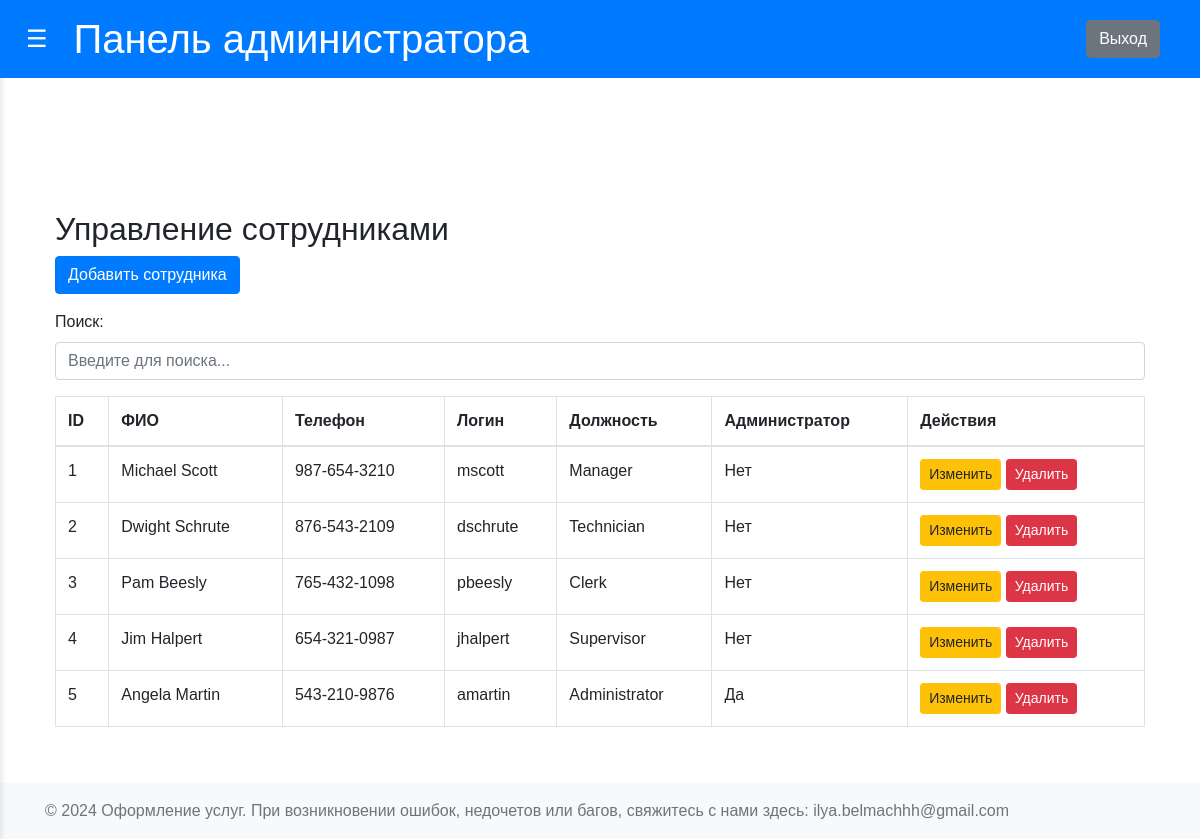
The page /admin/employees (signed in) on the database its author committed.
### app/models.py (models this page shows, shortened)
class Employees(db.Model):
    __tablename__ = 'Employees'
    id = db.Column(db.Integer, primary_key=True)
    post_id = db.Column(db.Integer, db.ForeignKey('Posts.id'))
    full_name = db.Column(db.String(150), nullable=False)
    telephone = db.Column(db.String(50), nullable=False)
    login = db.Column(db.String(150), unique=True, nullable=False)
    password = db.Column(db.String(150), nullable=False)
    is_admin = db.Column(db.Boolean, default=False, nullable=False)
    post = db.relationship('Posts', backref=db.backref('Employees', lazy=True))

class Posts(db.Model):
    __tablename__ = 'Posts'
    id = db.Column(db.Integer, primary_key=True)
    post_name = db.Column(db.String(150), unique=True, nullable=False)

### app/admin/routs.py (the view)
@admin.route('/admin/employees')
def manage_employees():
    if session.get('role') != 'admin':
        return redirect(url_for('users.login'))
    employees = Employees.query.all()
    return render_template('admin/manage_employees.html', employees=employees)

### app/templates/admin/manage_employees.html
{% extends 'admin/dashboard_admin_base.html' %}
{% block content %}
<div class="container mt-4">
    <h2>Управление сотрудниками</h2>
    <a href="{{ url_for('admin.add_employee_form') }}" class="btn btn-primary mb-3">Добавить сотрудника</a>
    <div class="mb-3">
        <label for="searchInput" class="form-label">Поиск:</label>
        <input type="text" id="searchInput" class="form-control" placeholder="Введите для поиска...">
    </div>
    <table class="table table-bordered">
        <thead>
            <tr>
                <th>ID</th>
                <th>ФИО</th>
                <th>Телефон</th>
                <th>Логин</th>
                <th>Должность</th>
                <th>Администратор</th>
                <th>Действия</th>
            </tr>
        </thead>
        <tbody>
            {% for employee in employees %}
            <tr>
                <td>{{ employee.id }}</td>
                <td>{{ employee.full_name }}</td>
                <td>{{ employee.telephone }}</td>
                <td>{{ employee.login }}</td>
                <td>{{ employee.post.post_name }}</td>
                <td>{{ 'Да' if employee.is_admin else 'Нет' }}</td>
                <td>
                    <a href="{{ url_for('admin.edit_employee_form', employee_id=employee.id) }}" class="btn btn-warning btn-sm">Изменить</a>
                    <form action="{{ url_for('admin.delete_employee', employee_id=employee.id) }}" method="POST" style="display:inline;">
                        <button type="submit" class="btn btn-danger btn-sm">Удалить</button>
                    </form>
                </td>
            </tr>
            {% endfor %}
        </tbody>
    </table>
</div>
{% endblock %}

### app/static/css/styles.css (style rules this page uses)
body { font-family: Arial, sans-serif; margin: 0; display: flex; height: 100vh; overflow: hidden; }
main h2 { margin-top: 0; }

### rows shown on the page
Employees: id "1", full_name "Michael Scott", telephone "987-654-3210", login "mscott", post.post_name "Manager", is_admin "Нет"
Employees: id "2", full_name "Dwight Schrute", telephone "876-543-2109", login "dschrute", post.post_name "Technician", is_admin "Нет"
Employees: id "3", full_name "Pam Beesly", telephone "765-432-1098", login "pbeesly", post.post_name "Clerk", is_admin "Нет"
Employees: id "4", full_name "Jim Halpert", telephone "654-321-0987", login "jhalpert", post.post_name "Supervisor", is_admin "Нет"
Employees: id "5", full_name "Angela Martin", telephone "543-210-9876", login "amartin", post.post_name "Administrator", is_admin "Да"
